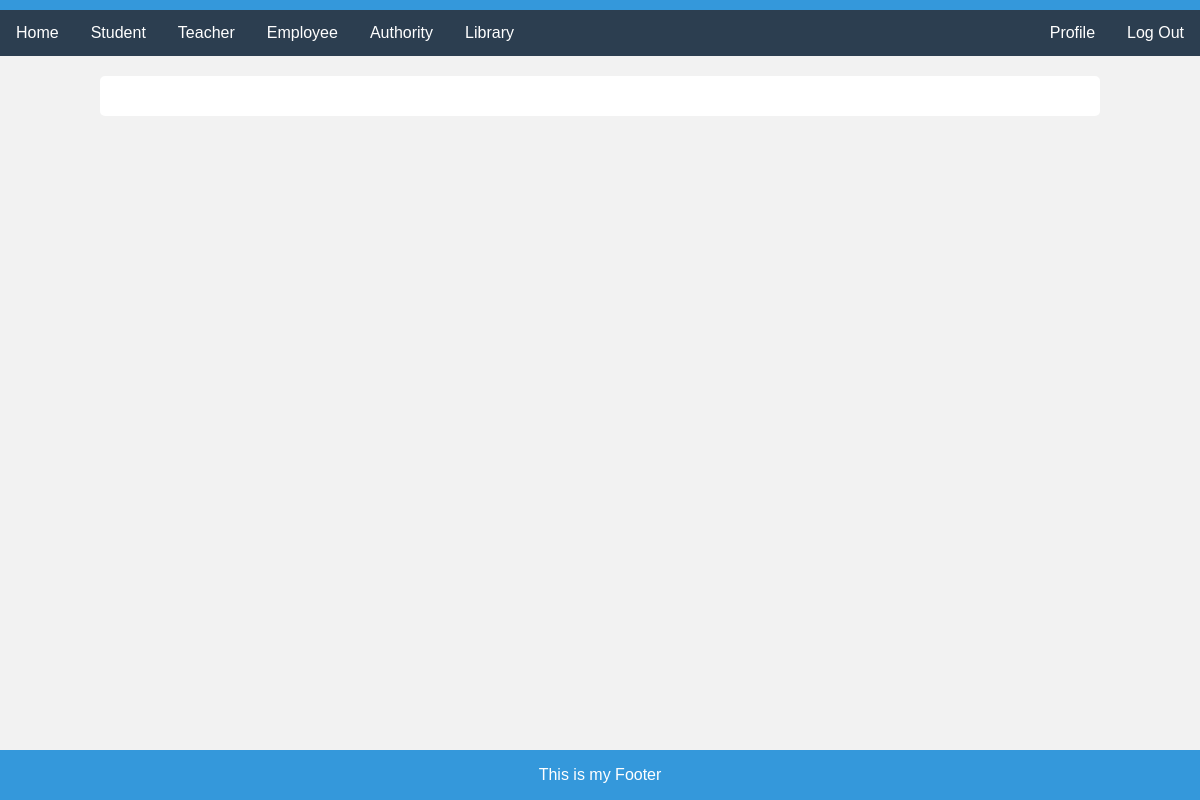
The app's page /editEmployee/5 (signed in), older data.
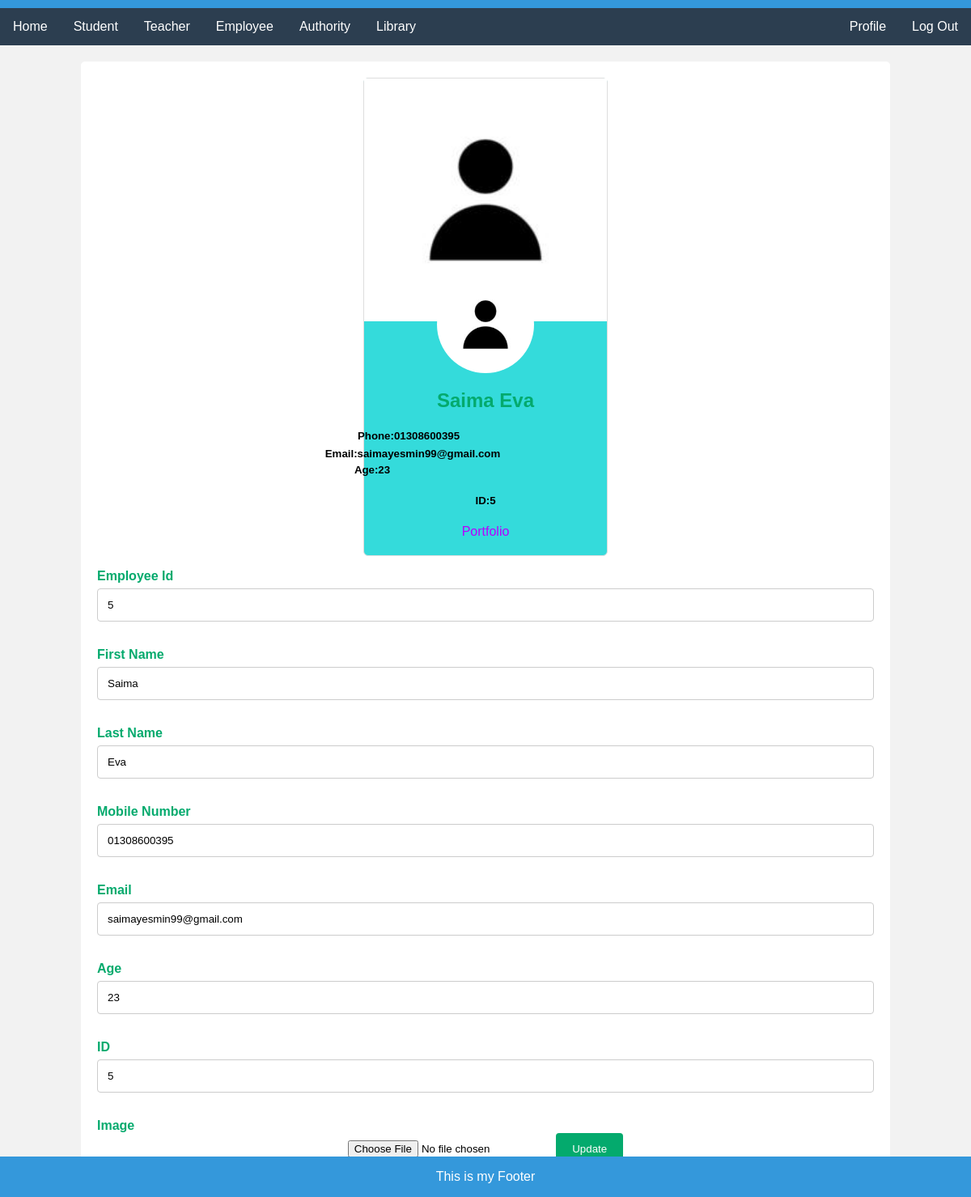
The same page, newer data.
### myApp/models.py (models this page shows, shortened)
class Employees(models.Model):
    First_Name=models.CharField(max_length=100, null=True)
    Last_Name=models.CharField(max_length=100, null=True)
    Mobile=models.CharField(max_length=100, null=True)
    Email=models.CharField(max_length=100, null=True)
    Age=models.CharField(max_length=100, null=True)
    ID=models.IntegerField(max_length=100, null=True)
    profile_pic=models.ImageField(upload_to="media/profile_pic",null=True)

### myProject/views.py (the view)
# urls.py: path('editEmployee/<str:myid>',editEmployee, name="editEmployee"),
@login_required
def editEmployee(request, myid):
    employee=Employees.objects.filter(id=myid)
    context={
        "employee":employee,
    }
    return render(request, "editEmployee.html", context)

### template/editEmployee.html (shortened to what this page needs)
{%extends "home.html"%}
{%block content%}
<div class="container">
    <form action="{% url 'updateemployee'%}" method='post' enctype="multipart/form-data">
        {% for i in employee %}
        <div class="card">
          <div class="card_cover">
            <img src="/media/{{i.profile_pic}}" alt="cove-photo">
          </div>
          <div class="card_img">
              <img src="/media/{{i.profile_pic}}" alt="user-image">
          </div>
          <div class="card_info">
                <h2>{{i.First_Name}} {{i.Last_Name}} </h2>
               <div class="p_e_box">
                <h5 class="phone">Phone:{{i.Mobile}}</h5>
                <h5 class="email">Email:{{i.Email}}</h5>
                <h5 class="Age">Age:{{i.Age}}</h5>
                <h5 class="ID">ID:{{i.ID}}</h5>
              </div>
              <a href="https://saimaeva.netlify.app/">Portfolio</a>
          </div>
      </div>
    <form>
      <label for="fname">Employee Id</label>
      <input type="text" id="fname" value="{{i.id}}" name="employeeid" placeholder="Your id..">
      <label for="fname">First Name</label>
      <input type="text" id="fname" value="{{i.First_Name}}" name="firstname" placeholder="Your name..">
      <label for="lastname">Last Name</label>
      <input type="text" id="lastname" value="{{i.Last_Name}}" name="lastname" placeholder="Your last name..">
      <label for="Mobile">Mobile Number</label>
      <input type="text" id="lname" value="{{i.Mobile}}" name="mobile" placeholder="Your mobile number..">
      <label for="email">Email</label>
      <input type="text" id="email" value="{{i.Email}}" name="email" placeholder="Your email..">
      <label for="age">Age</label>
      <input type="text" id="age" value="{{i.Age}}" name="age" placeholder="Your age..">
      <label for="ID">ID</label>
      <input type="text" id="ID" value="{{i.ID}}" name="ID" placeholder="Your ID..">
      <label for="image">Image</label>
      <input type="file" id="image" value="{{i.profile_pic}}" name="profile_pic" placeholder="Your image..">
      <input type="submit" value="Update">
      {% endfor %}
    </form>
  </div>
{%endblock%}

Row changes from the older to the newer data that the page shows:
added Employees: profile_pic (placeholder picture), First_Name "Saima", Last_Name "Eva", Mobile "01308600395", Email "saimayesmin99@gmail.com", Age "23", ID "5", employeeid "5", firstname "Saima", lastname "Eva", mobile "01308600395", email "saimayesmin99@gmail.com", age "23"
